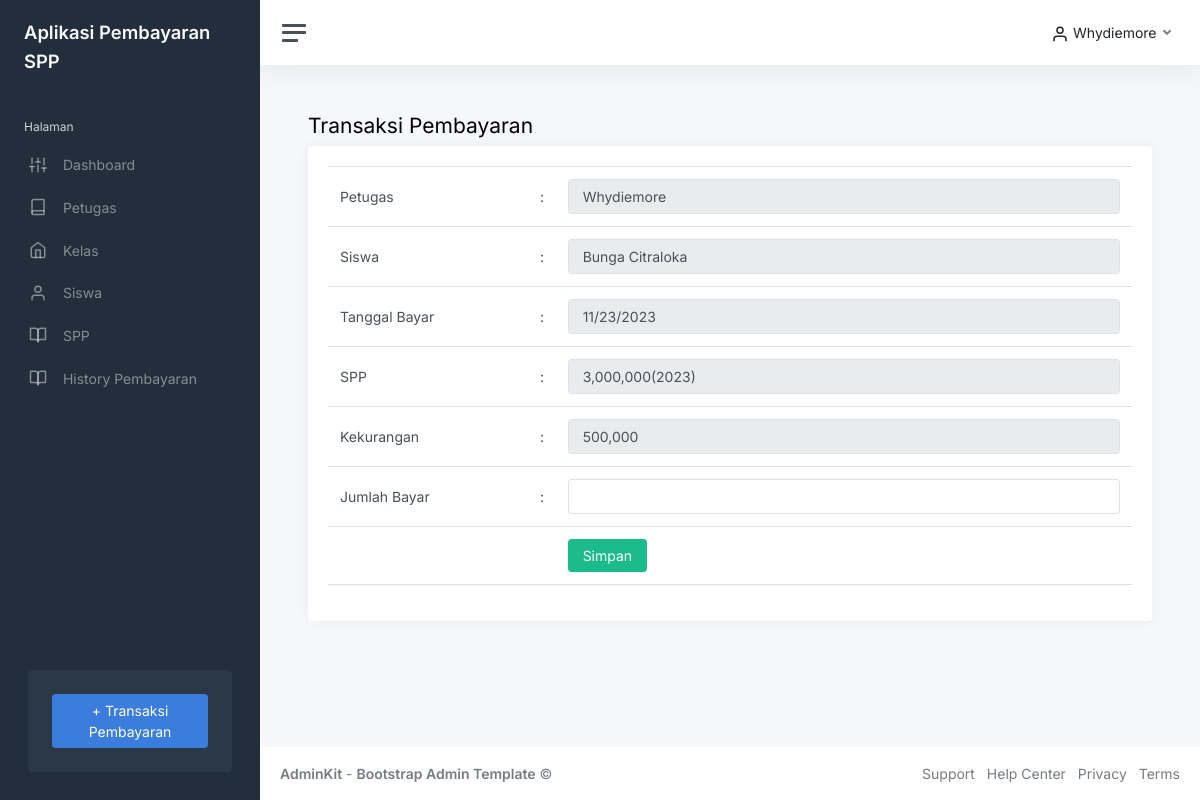
Page /index.php?page=lunasi&id=9 (signed in) on the committed database.
### tables this page shows
CREATE TABLE `pembayaran` (
  `id_pembayaran` int(11) NOT NULL,
  `id_petugas` int(11) NOT NULL,
  `nisn` char(10) NOT NULL,
  `tgl_bayar` date NOT NULL,
  `id_spp` int(11) NOT NULL,
  `jumlah_bayar` int(11) NOT NULL
);

CREATE TABLE `petugas` (
  `id_petugas` int(11) NOT NULL,
  `username` varchar(25) NOT NULL,
  `password` varchar(32) NOT NULL,
  `nama_petugas` varchar(35) NOT NULL,
  `level` enum('admin','petugas') NOT NULL
);

CREATE TABLE `siswa` (
  `nisn` char(10) NOT NULL,
  `nis` char(8) NOT NULL,
  `nama` varchar(35) NOT NULL,
  `id_kelas` int(11) NOT NULL,
  `alamat` text NOT NULL,
  `no_telp` varchar(13) NOT NULL,
  `password` varchar(32) NOT NULL
);

CREATE TABLE `spp` (
  `id_spp` int(11) NOT NULL,
  `tahun` int(11) NOT NULL,
  `nominal` int(11) NOT NULL
);

### lunasi.php (the view, shortened to what this page needs)
<?php
$id = $_GET['id'];
$query = mysqli_query($koneksi, "SELECT*FROM pembayaran left join petugas on petugas.id_petugas = pembayaran.id_petugas left join siswa on siswa.nisn = pembayaran.nisn left join spp on spp.id_spp = pembayaran.id_spp WHERE id_pembayaran='$id'");
$data = mysqli_fetch_array($query);
?>
<h1 class="h3 mb-h3">Transaksi Pembayaran</h1>
<div class="row">
    <div class="col-12">
        <div class="card">
            <div class="card-body">
                <form method="post">
                    <table class="table">
                        <tr>
                            <td width="200">Petugas</td>
                            <td width="1">:</td>
                            <td>
                                <input class="form-control" type="text" name="id_petugas" value="<?php echo $data['nama_petugas']; ?>" disabled>
                            </td>
                        </tr>
                        <tr>
                            <td width="200">Siswa</td>
                            <td width="1">:</td>
                            <td>
                                <input class="form-control" type="text" name="nisn" value="<?php echo $data['nama']; ?>" disabled>
                            </td>
                        </tr>
                        <tr>
                            <td width="200">Tanggal Bayar</td>
                            <td width="1">:</td>
                            <td>
                                <input class="form-control" type="date" value="<?php echo $data['tgl_bayar']; ?>" disabled>
                            </td>
                        </tr>
                        <tr>
                            <td width="200">SPP</td>
                            <td width="1">:</td>
                            <td>
                                <input type="text" name="id_spp" class="form-control" value="<?php echo number_format($data['nominal']) . '(' . $data['tahun'] . ')'; ?>" disabled>
                            </td>
                        </tr>
                        <tr>
                            <td width="200">Kekurangan</td>
                            <td width="1">:</td>
                            <td>
                                <input type="text" class="form-control" value="<?php echo number_format($data['nominal'] - $data['jumlah_bayar']); ?>" disabled>
                            </td>
                        </tr>
                        <tr>
                            <td width="200">Jumlah Bayar</td>
                            <td width="1">:</td>
                            <td>
                                <input class="form-control" type="number" name="jumlah_bayar" required>
                            </td>
                        </tr>
                        <tr>
                            <td width="200"></td>
                            <td width="1"></td>
                            <td>
                                <button type="submit" class="btn btn-success">Simpan</button>
                            </td>
                        </tr>
                    </table>
                </form>
            </div>
        </div>
    </div>
</div>

### rows in the picture
pembayaran: id_petugas "Whydiemore", nisn "Bunga Citraloka", tgl_bayar "11/23/2023", id_spp "3,000,000(2023)", id_spp+jumlah_bayar "500,000"

### other values in the picture
$_SESSION['user']['nama_petugas'] "Whydiemore"
